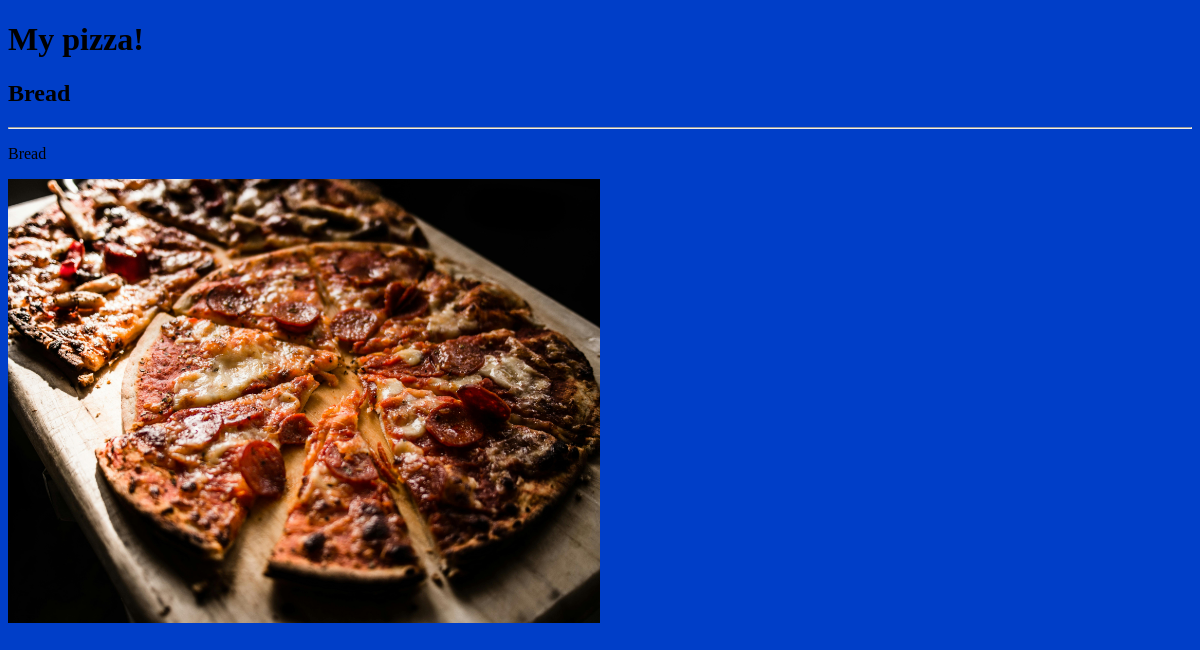
/pizza/1, run on an earlier commit of the app's database.
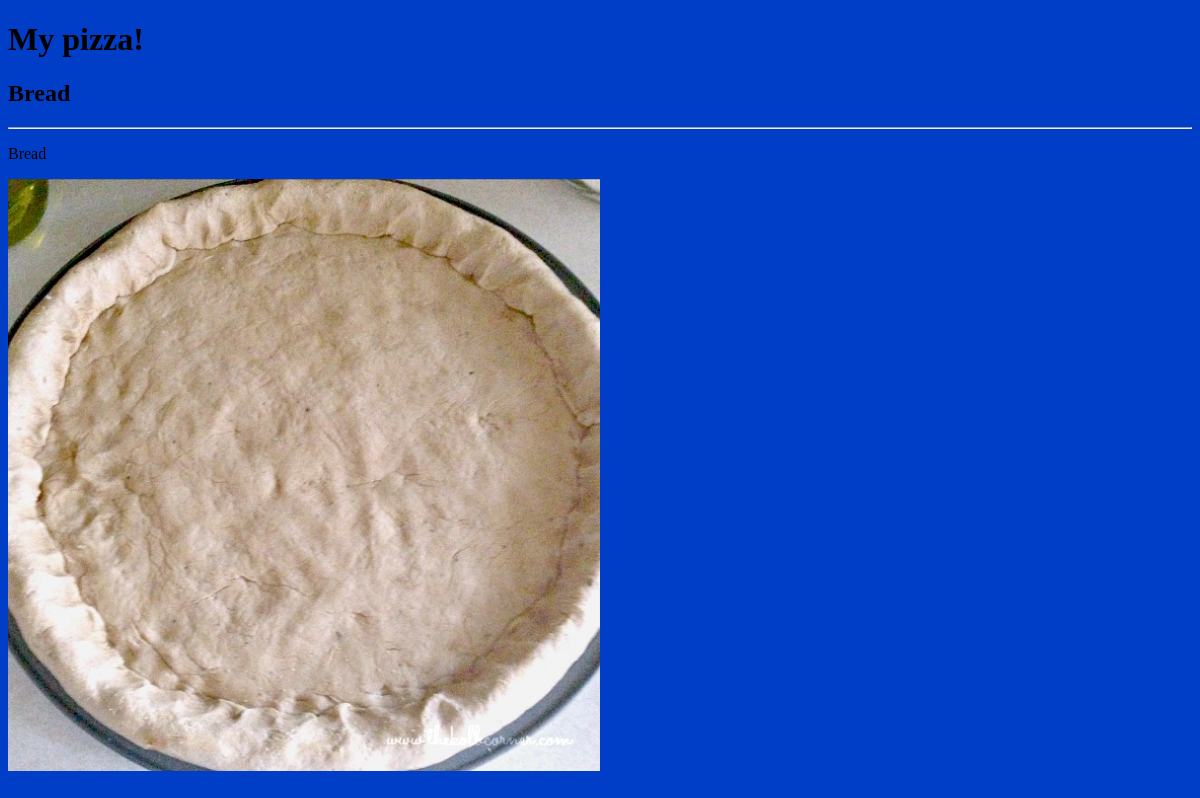
And on a later commit of the database.
### tables this page shows
CREATE TABLE Pizza (id INTEGER PRIMARY KEY AUTOINCREMENT, name TEXT NOT NULL, description TEXT, base INTEGER REFERENCES Base (id), photo TEXT);

### Routes.py (the view)
@app.route('/pizza/<int:id>')
def pizza(id):
    conn = sqlite3.connect("Pizza.db")
    cur = conn.cursor()
    cur.execute("SELECT * FROM Pizza WHERE id=?", (id,))
    pizza = cur.fetchone()
    return render_template('pizza.html', pizza=pizza)

### templates/pizza.html
{% extends 'layout.html' %}
{% block content %}
<h2>{{pizza[1]}}</h2>
<hr/>
<p>{{pizza[2]}}</p>
<img src = "/static/images/{{pizza[4]}}"/>
{% endblock %}

### templates/layout.html (shortened to what this page needs)
<!doctype html>
<html>
<head>
    <link rel="stylesheet" href="/static/style.css" />
</head>
<body>
    <h1> My pizza! </h1>
    <main>{% block content %}{% endblock %}</main>
</body>
</html>

### static/style.css (style rules this page uses)
body { background-color: #003ec8; }
img { width: 50%; }

What changed in the data, as far as the page shows it:
changed Pizza "Bread": photo: a different picture
